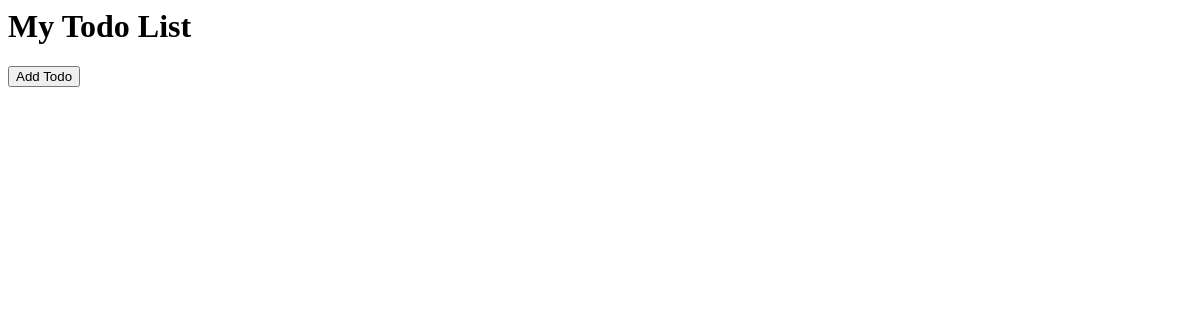
/, run on an earlier commit of the app's database.
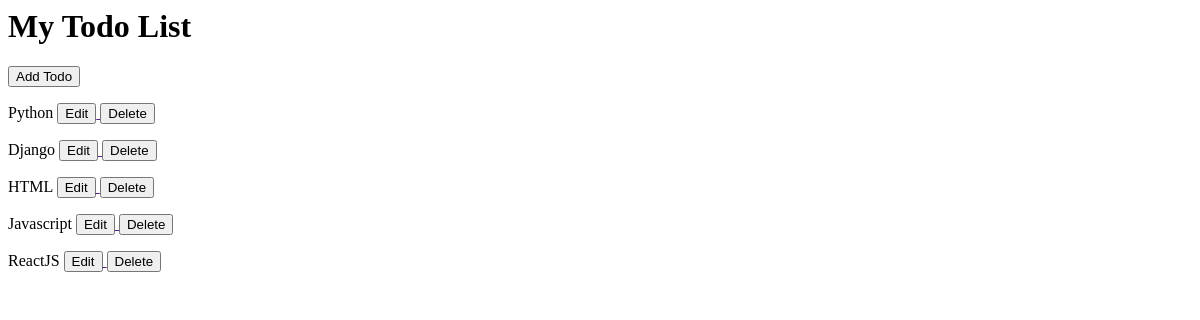
And on a later commit of the database.
### todo_app/models.py (models this page shows, shortened)
class Todo(models.Model):
    title = models.CharField(max_length=100)

### todo_app/views.py (the view)
# urls.py: path("", views.todo_list),
def todo_list(request):
    todos = Todo.objects.all()
    return render(
        request,
        "todo_list.html",
        {"todos": todos},
    )

### templates/todo_list.html
<h1>My Todo List</h1>
<a href="create/">
  <button>Add Todo</button>
</a>
{% for todo in todos %}
<p>
  {{ todo.title }}
  <a href="">
    <button>Edit</button>
  </a>
  <a href="delete/{{ todo.pk }}/">
    <button>Delete</button>
  </a>
</p>
{% endfor %}

What changed in the data, as far as the page shows it:
added Todo: title "Python"
added Todo: title "Django"
added Todo: title "HTML"
added Todo: title "Javascript"
added Todo: title "ReactJS"
